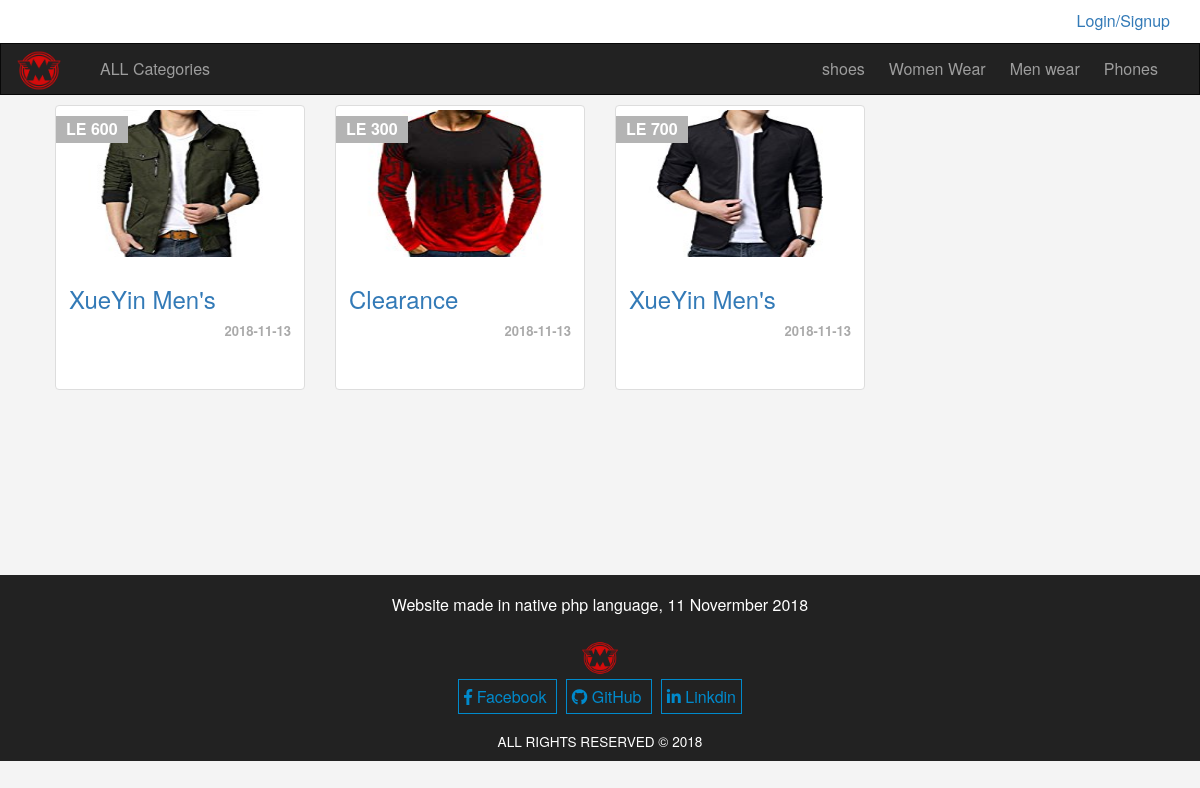
The page /categories.php?pageID=3 on the database its author committed.
### tables this page shows
CREATE TABLE `categories` (
  `category_id` int(6) NOT NULL,
  `Name` varchar(255) NOT NULL,
  `Description` text NOT NULL,
  `parent` int(11) NOT NULL,
  `Visibility` tinyint(1) NOT NULL DEFAULT '0',
  `Allow_Comment` tinyint(1) NOT NULL DEFAULT '0',
  `Allow_Ads` tinyint(1) NOT NULL DEFAULT '0'
);

CREATE TABLE `items` (
  `itemID` int(11) NOT NULL,
  `itmPhoto` varchar(255) NOT NULL,
  `itemName` varchar(255) NOT NULL,
  `descItem` text NOT NULL,
  `Price` varchar(255) NOT NULL,
  `item_date` date NOT NULL,
  `Image` varchar(255) NOT NULL,
  `status` varchar(255) NOT NULL,
  `Approve` tinyint(1) NOT NULL DEFAULT '0',
  `Cat_ID` int(11) NOT NULL,
  `Member_ID` int(11) NOT NULL,
  `tags` varchar(255) NOT NULL
);

### init.php (called while the page is built, shortened)
<?php
	include("admins/connect.php");
	$tpl  = 'includes/templates/';
	$func = 'includes/functions/';
	$css  = 'layout/css/';
	include ($func . "functions.php");
	include ($tpl . "header.php");

### includes/functions/functions.php (called while the page is built, shortened)
<?php
Function getAllFrom($field,$table,$where = NULL,$orderField,$ordering="DESC"){
	global $con;
	$query = $con->prepare("SELECT $field FROM $table $where ORDER BY $orderField $ordering");
	$query->execute();
	$result = $query->fetchAll();
	return $result;
}

### categories.php (the view, shortened to what this page needs)
<?php
include ("init.php");
?>
<div class="container" style="min-height: 400px;">
		<?php
			$catID = (isset($_GET['pageID']) && is_numeric($_GET['pageID'])?
				intval($_GET['pageID']) : 0 );
					$checkID = $con->prepare("SELECT category_id,Name
														FROM
															categories
														WHERE
															 category_id = ?
											");
					$checkID->execute(array($catID));
					$count = $checkID->rowCount();
					if ($count > 0) {?>
		<?php
					$items = getAllFrom("*","items","WHERE Approve = 1 AND CAT_ID = $catID","itemID");
					if (!empty($items)) { ?>
						<div class="row" style="margin: 10px;">
					<?php foreach ($items as $item) { ?>
								<div class="col-sm-4 col-md-3">
									<div class="thumbnail item-box">
										<span class="price-tag">LE <?php echo $item['Price'];?></span>
										<img class="img-responsive" style=" width: 218px; max-height: 147px; min-height: 140px;" src="admins/uploads/item_photo/<?php echo ($item['itmPhoto'] == ''?'default.png':$item['itmPhoto']);?>">
										<div class="caption">
											<h3><a href="items.php?itemID=<?php echo $item['itemID']; ?>"><?php echo $item['itemName']; ?></a></h3>
											<p class="date"><?php echo $item['item_date']; ?></p>
										</div>
									</div>
								</div>
					<?php  } ?>
						</div>
		<?php
						}else{
							echo '<h3 class="text-center alert alert-info">There is No Items Added Yet</h3>';
						}
					}
		?>
</div>
<?php
include ($tpl . "footer.php");

### includes/templates/header.php (shortened to what this page needs)
<!DOCTYPE html>
<html>
<head>
	<link rel="stylesheet" type="text/css" href="<?php echo $css; ?>bootstrap.min.css">
	<link rel="stylesheet" type="text/css" href="<?php echo $css; ?>all.css">
	<link rel="stylesheet" type="text/css" href="<?php echo $css; ?>jquery-ui.css">
	<link rel="stylesheet" type="text/css" href="<?php echo $css; ?>jquery.selectBoxIt.css">
	<link rel="stylesheet" type="text/css" href="<?php echo $css; ?>style.css">
</head>
<body>
<div class="upper-bar ">
  <div class="container text-right">
    <?php
        if (isset($_SESSION['user'])) {
          $id = $_SESSION['user_id'];
            $getPhoto = $con->prepare("SELECT avatar FROM users WHERE UserID = ?");
            $getPhoto->execute(array($id));
            $photo = $getPhoto->fetch();
          ?>
               <img class="img-circle"
               src="admins/uploads/avatars/<?php echo ($photo['avatar'] == ''?'default.jpg':$photo['avatar']);?>">
              <div class="btn-group my-info">
                <span class="btn btn-warning dropdown-toggle" data-toggle="dropdown">
                  <?php echo $sessionUser;?> <span class="caret"></span>
                </span>
                      <ul class="dropdown-menu">
                          <li><a href="profile.php">MyProfile</a></li>
                          <li><a href="newAds.php">New Item</a></li>
                          <li><a href="profile.php#my-advertise">My items</a></li>
                          <li><a href="logout.php">logout</a></li>
                      </ul>
               </div>
          <?php
        }else{ ?>
      <a href="login.php">
        <span class="pull-right">Login/Signup</span>
      </a>
    <?php } ?>
</div>
</div>
<nav class="navbar navbar-inverse">
  <img alt="michael Adel logo" src="admins/layout/images/logo3.png" >
  <div class="container">
    <div class="navbar-header">
      <a class="navbar-brand" href="index.php">ALL Categories</a>
    </div>
    <div class="collapse navbar-collapse" id="app-nav">
      <ul class="nav navbar-nav navbar-right">
    <?php
          $categories = getAllFrom("*","categories","WHERE parent = 0","category_id");
          foreach ($categories as $cat) { ?>
                <li><a href="categories.php?pageID=<?php echo $cat['category_id']; ?>" >
                        <?php echo $cat['Name']; ?></a>
                </li>
    <?php
         }
    ?>
      </ul>
    </div>
  </div>
</nav>

### includes/templates/footer.php (shortened to what this page needs)
<div class="footer">
<footer class="container-fluid text-center foot">
        <div class="copyrights">
            <p class="white-txt">Website made in native php language, 11 Novermber 2018
                <br><br>
                <img class="footimg" src="admins/layout/images/logo3.png" alt="Logo">
            </p>
            <a class="link" target="_blank" href="https://www.facebook.com/michael.adel.146">
            <i class="fab fa-facebook-f"></i> Facebook
        	</a>&nbsp
            <a class="link" href="#">
            	<i class="fab fa-github"></i> GitHub
            </a>&nbsp
            <a class="link" href="#">
            	<i class="fab fa-linkedin-in"></i> Linkdin
            </a>
            <br><br>
            <p class="white-txt small">
                ALL RIGHTS RESERVED © 2018
            </p>
        </div>
</footer>
</div>
</body>
</html>

### layout/css/all.css (style rules this page uses)
.fa, .fas, .far, .fal, .fab { -moz-osx-font-smoothing: grayscale; -webkit-font-smoothing: antialiased; display: inline-block; font-style: normal; font-variant: normal; text-rendering: auto; line-height: 1; }
.fa-facebook-f:before { content: "\f39e"; }
.fa-github:before { content: "\f09b"; }
.fa-linkedin-in:before { content: "\f0e1"; }
.fab { font-family: 'Font Awesome 5 Brands'; }

### layout/css/style.css (style rules this page uses)
body { background-color:#F4F4F4; font-size: 16px; }
.navbar { border-radius: 0; margin-bottom: 0; }
.navbar img { width: 60px; max-width: 60px; height: auto; position: absolute; top: 5px; left: 8px; }
.nav > li > a, .navbar-brand { padding: 15px 12px; }
.navbar-brand { font-size: 16px; }
.navbar>.container .navbar-brand { margin-left: 58px; }
.upper-bar { padding: 10px; background-color: #FFF; }
.item-box { position: relative; }
.item-box .price-tag { background-color: #B4B4B4; padding: 2px 10px; position: absolute; left: 0; top:10px; font-weight: bold; color: #FFF; }
.item-box .caption p { height: 44px; max-height: 44px; }
.thumbnail .date { text-align: right; font-size: 13px; color: #AAA; font-weight: bold; }
.footer { margin-top: 80px; }
.copyrights { margin-top:19px; }
footer.container-fluid.text-center.foot { background: #222; }
.white-txt { color: #FFF; }
a.link { color: #008acc; border: 1px #008acc solid; padding: 5px; text-decoration: none; }
.footimg { width: 5rem; }

### rows shown on the page
categories: Name "shoes"
categories: Name "Women Wear"
categories: Name "Men wear"
categories: Name "Phones"
items: Price "600", itmPhoto (picture), itemName "XueYin Men's", item_date "2018-11-13"
items: Price "300", itmPhoto (picture), itemName "Clearance", item_date "2018-11-13"
items: Price "700", itmPhoto (picture), itemName "XueYin Men's", item_date "2018-11-13"
